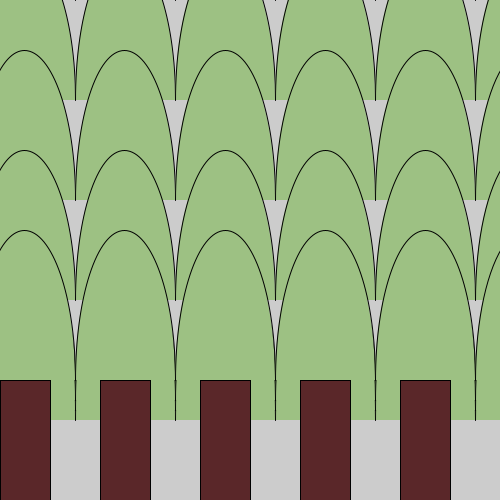
Frame 1 (no input)
Frame 60 (the mouse pressed at the canvas centre just before this capture): identical to frame 1, image omitted
Frame 120 (the mouse held since frame 60 and released just before this capture): identical to frame 1, image omitted

The Processing sketch that drew this single still picture (run headless with seeded random() and noise(); from frame 60 on, the mouse is pressed at the canvas centre):

// Processing sketch: H09Opd10
// ── H09Opd10.pde
void setup() {
  size(500, 500);
  //tekenBoom(250, 250);
  tekenBos(10, 10);
}

void draw() {
  //background(255);
}

void tekenBoom( int x, int y) { //schets voor Boom

  fill(157, 193, 131);
  strokeWeight(1);
  /*arc(x, y, 100, 300, PI/8*7, PI*2/8*7); //tekent groene bladeren
   arc(x+50, y, 100, 300, PI, PI*2*8/7.5);*/
  arc(x+25, y, 100, 300, PI, PI*2);

  fill(90, 39, 41);
  rect(x, y, 50, 150); //tekent de stam
}


void tekenBos(int row, int col) { //schets voor Bos
  for (int i= 0; i<row; i++) {
    for (int j= 0; j<col; j++) {
      if (j %2 ==0)
      {
        tekenBoom(i*100, j*50);
      } else
        tekenBoom(i*100, 425 - j*5);
    }
  }
}
